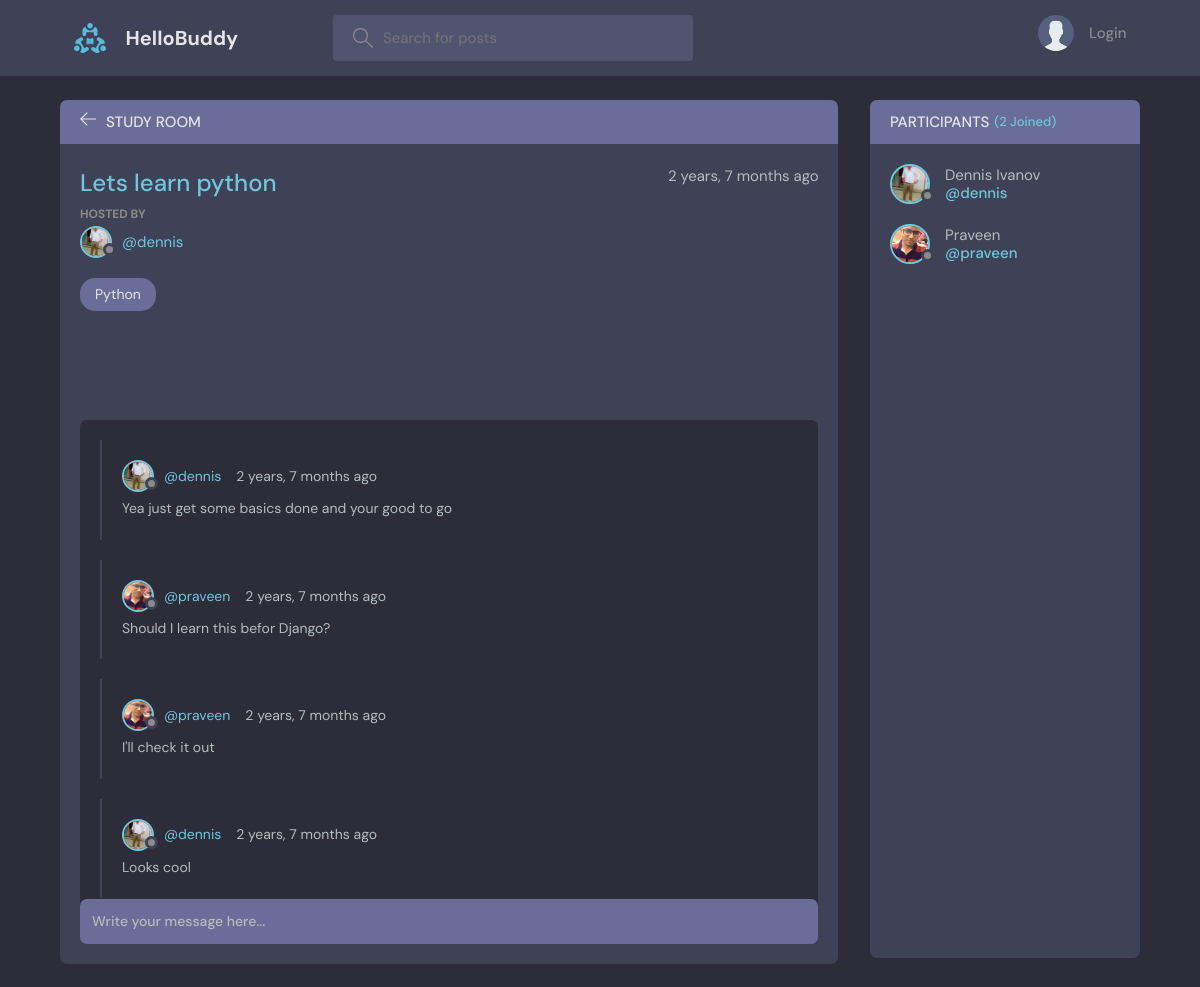
Page /room/15/ on the committed database.
### base/models.py (models this page shows, shortened)
class Room(models.Model):
    host = models.ForeignKey(User, on_delete=models.SET_NULL, null=True)
    topic = models.ForeignKey(Topic, on_delete=models.SET_NULL, null=True)
    name = models.CharField(max_length=200)
    description = models.TextField(null=True, blank=True)
    participants = models.ManyToManyField(
        User, related_name='participants', blank=True)
    updated = models.DateTimeField(auto_now=True)
    created = models.DateTimeField(auto_now_add=True)
    class Meta:
        ordering = ['-updated', '-created']

class User(AbstractUser):
    name = models.CharField(max_length=200, null=True)
    email = models.EmailField(unique=True, null=True)
    bio = models.TextField(null=True)
    avatar = models.ImageField(null=True, default="avatar.svg")
    USERNAME_FIELD = 'email'
    REQUIRED_FIELDS = []

class Topic(models.Model):
    name = models.CharField(max_length=200)
    def __str__(self):
        return self.name

class Message(models.Model):
    user = models.ForeignKey(User, on_delete=models.CASCADE)
    room = models.ForeignKey(Room, on_delete=models.CASCADE)
    body = models.TextField()
    updated = models.DateTimeField(auto_now=True)
    created = models.DateTimeField(auto_now_add=True)
    class Meta:
        ordering = ['-updated', '-created']

### base/views.py (the view, shortened to what this page needs)
# urls.py: path('room/<str:pk>/', views.room, name="room"),
def room(request, pk):
    room = Room.objects.get(id=pk)
    room_messages = room.message_set.all()
    participants = room.participants.all()
    context = {'room': room, 'room_messages': room_messages,
               'participants': participants}
    return render(request, 'base/room.html', context)

### base/templates/base/room.html (shortened to what this page needs)
{% extends 'main.html' %}
{% block content %}
<main class="profile-page layout layout--2">
  <div class="container">
    <div class="room">
      <div class="room__top">
        <div class="room__topLeft">
          <a href="{% url 'home' %}">
            <svg version="1.1" xmlns="http://www.w3.org/2000/svg" width="32" height="32" viewBox="0 0 32 32">
              <title>arrow-left</title>
              <path
                d="M13.723 2.286l-13.723 13.714 13.719 13.714 1.616-1.611-10.96-10.96h27.625v-2.286h-27.625l10.965-10.965-1.616-1.607z">
              </path>
            </svg>
          </a>
          <h3>Study Room</h3>
        </div>
      </div>
      <div class="room__box scroll">
        <div class="room__header scroll">
          <div class="room__info">
            <h3>{{room.name}}</h3>
            <span>{{room.created|timesince}} ago</span>
          </div>
          <div class="room__hosted">
            <p>Hosted By</p>
            <a href="{% url 'user-profile' room.host.id %}" class="room__author">
              <div class="avatar avatar--small">
                <img src="{{room.host.avatar.url}}" />
              </div>
              <span>@{{room.host.username}}</span>
            </a>
          </div>
          <span class="room__topics">{{room.topic}}</span>
        </div>
        <div class="room__conversation">
          <div class="threads scroll">
            {% for message in room_messages %}
            <div class="thread">
              <div class="thread__top">
                <div class="thread__author">
                  <a href="{% url 'user-profile' message.user.id %}" class="thread__authorInfo">
                    <div class="avatar avatar--small">
                      <img src="{{message.user.avatar.url}}" />
                    </div>
                    <span>@{{message.user.username}}</span>
                  </a>
                  <span class="thread__date">{{message.created|timesince}} ago</span>
                </div>
              </div>
              <div class="thread__details">
                {{message.body}}
              </div>
            </div>
            {% endfor %}
          </div>
        </div>
      </div>
      <div class="room__message">
        <form action="" method="POST">
          <input name="body" placeholder="Write your message here..." />
        </form>
      </div>
    </div>
    <div class="participants">
      <h3 class="participants__top">Participants <span>({{participants.count}} Joined)</span></h3>
      <div class="participants__list scroll">
        {% for user in participants %}
        <a href="{%  url 'user-profile' user.id %}" class="participant">
          <div class="avatar avatar--medium">
            <img src="{{user.avatar.url}}" />
          </div>
          <p>
            {{user.name}}
            <span>@{{user.username}}</span>
          </p>
        </a>
        {% endfor %}
      </div>
    </div>
  </div>
</main>
{% endblock content %}

### rows in the picture
Room: name "Lets learn python", created "2 years, 7 months", host.avatar (picture), host.username "dennis", topic "Python"
Message: user.avatar (picture), user.username "dennis", created "2 years, 7 months", body "Yea just get some basics done and your good to go"
Message: user.avatar (picture), user.username "praveen", created "2 years, 7 months", body "Should I learn this befor Django?"
Message: user.avatar (picture), user.username "praveen", created "2 years, 7 months", body "I'll check it out"
Message: user.avatar (picture), user.username "dennis", created "2 years, 7 months", body "Looks cool"
User: avatar (picture), name "Dennis Ivanov", username "dennis"
User: avatar (picture), name "Praveen", username "praveen"

### other values in the picture
{{ participants.count }} "2"
